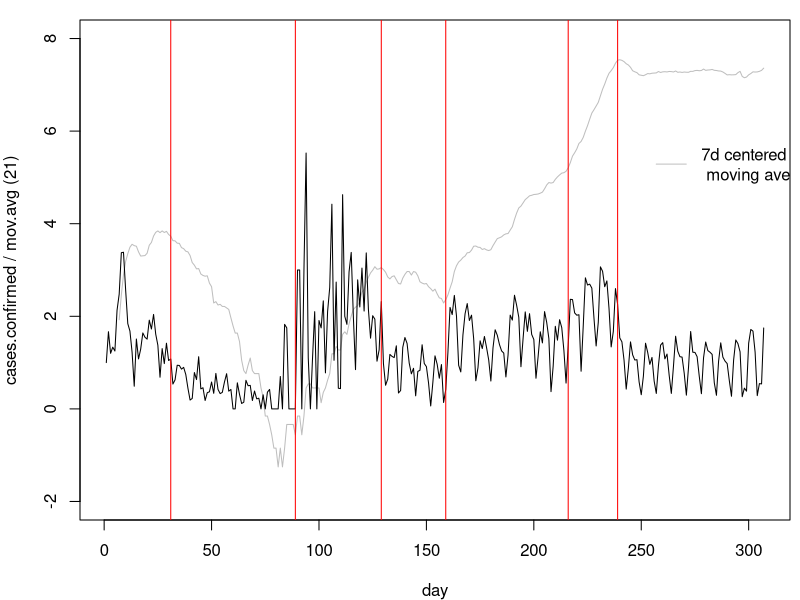
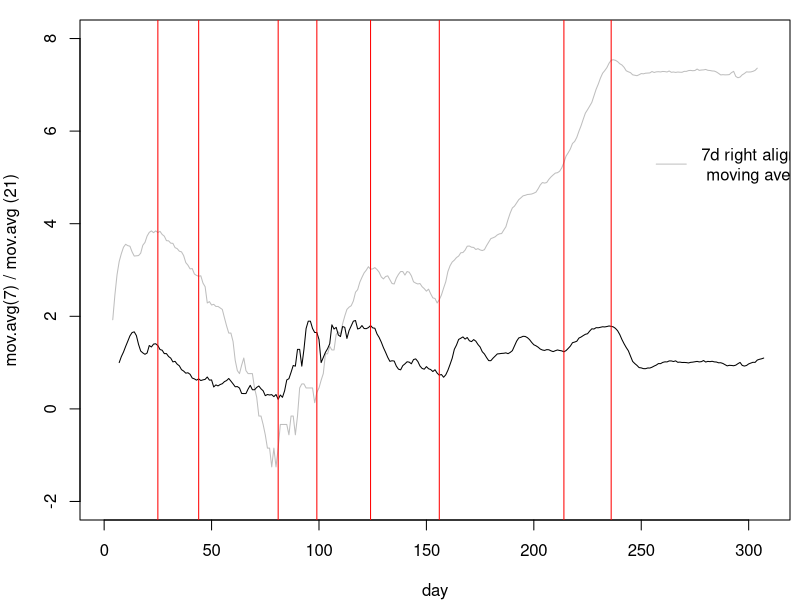

Reproduce these figures in R, in order.
###############################################################################
## BREAKPOINT ANALYSIS OF SLOVENIAN COVID 19 CONFIRMED CASES DATA
###############################################################################

# PRELIMINARIES
###############################################################################
# # install packages
# install.packages("readr")
# install.packages("strucchange")

# load packages
library(readr)
library(strucchange)

# load transformed data
df <- read_csv("data/transformed.data.csv")

# CALCULATE BREAK POINTS 
###############################################################################

b1 <- breakpoints(df$time.series.1 ~ 1, h = 0.05)
b2 <- breakpoints(df$time.series.2 ~ 1, h = 0.05, breaks = 8)

# PLOT 1
###############################################################################
# png("figures/plot1.png", 800, 480)
par(mar = c(4,4,1,0.5))
plot(log(df$mov.avg.p1), type = "l", ylim = c(-2, 8),
     ylab = "cases.confirmed / mov.avg (21)",
     xlab = "day", col = "gray")
lines(df$time.series.1, type = "l", col = "black")
abline(v = b1[[1]] , col = "red")
legend(250, 6, col = "gray", lty = 1, 
       legend = "7d centered \n moving average", 
       cex = 1, bty = "n")
# dev.off()

# PLOT 2
###############################################################################
# png("figures/plot2.png", 800, 480)
par(mar = c(4,4,1,0.5))
plot(log(df$mov.avg.p1.chart), type = "l", ylim = c(-2, 8),
     ylab = "mov.avg(7) / mov.avg (21)",
     xlab = "day", col = "gray")
lines(df$time.series.2, type = "l", col = "black")
abline(v = b2[[1]] , col = "red")
legend(250, 6, col = "gray", lty = 1, 
       legend = "7d right aligned \n moving average", 
       cex = 1, bty = "n")
# dev.off()
